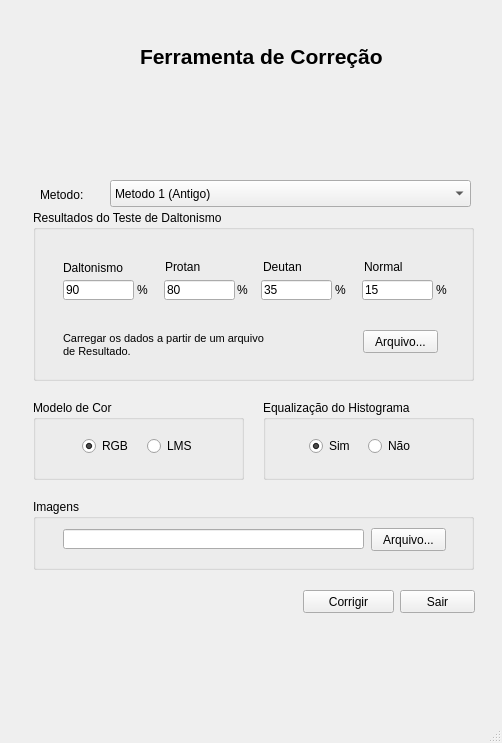
<?xml version="1.0" encoding="UTF-8"?>
<ui version="4.0">
 <class>CorrectApplicationGui</class>
 <widget class="QMainWindow" name="CorrectApplicationGui">
  <property name="geometry">
   <rect>
    <x>0</x>
    <y>0</y>
    <width>502</width>
    <height>743</height>
   </rect>
  </property>
  <property name="windowTitle">
   <string>Ferramenta de Correção</string>
  </property>
  <property name="windowIcon">
   <iconset>
    <normaloff>../../../Documents and Settings/JLee/Desktop/Icones/kview.png</normaloff>../../../Documents and Settings/JLee/Desktop/Icones/kview.png</iconset>
  </property>
  <widget class="QWidget" name="centralwidget">
   <widget class="QGroupBox" name="groupBox">
    <property name="geometry">
     <rect>
      <x>33</x>
      <y>210</y>
      <width>441</width>
      <height>171</height>
     </rect>
    </property>
    <property name="title">
     <string>Resultados do Teste de Daltonismo</string>
    </property>
    <widget class="QLineEdit" name="lineEdit_2">
     <property name="geometry">
      <rect>
       <x>30</x>
       <y>70</y>
       <width>71</width>
       <height>20</height>
      </rect>
     </property>
     <property name="text">
      <string>90</string>
     </property>
    </widget>
    <widget class="QLabel" name="label_2">
     <property name="geometry">
      <rect>
       <x>30</x>
       <y>50</y>
       <width>61</width>
       <height>16</height>
      </rect>
     </property>
     <property name="text">
      <string>Daltonismo</string>
     </property>
    </widget>
    <widget class="QLabel" name="label_3">
     <property name="geometry">
      <rect>
       <x>132</x>
       <y>50</y>
       <width>46</width>
       <height>14</height>
      </rect>
     </property>
     <property name="text">
      <string>Protan</string>
     </property>
    </widget>
    <widget class="QLabel" name="label_4">
     <property name="geometry">
      <rect>
       <x>230</x>
       <y>50</y>
       <width>46</width>
       <height>14</height>
      </rect>
     </property>
     <property name="text">
      <string>Deutan</string>
     </property>
    </widget>
    <widget class="QLineEdit" name="lineEdit_3">
     <property name="geometry">
      <rect>
       <x>131</x>
       <y>70</y>
       <width>71</width>
       <height>20</height>
      </rect>
     </property>
     <property name="text">
      <string>80</string>
     </property>
    </widget>
    <widget class="QLineEdit" name="lineEdit_4">
     <property name="geometry">
      <rect>
       <x>228</x>
       <y>70</y>
       <width>71</width>
       <height>20</height>
      </rect>
     </property>
     <property name="text">
      <string>35</string>
     </property>
    </widget>
    <widget class="QLineEdit" name="lineEdit_6">
     <property name="geometry">
      <rect>
       <x>329</x>
       <y>70</y>
       <width>71</width>
       <height>20</height>
      </rect>
     </property>
     <property name="text">
      <string>15</string>
     </property>
    </widget>
    <widget class="QLabel" name="label_5">
     <property name="geometry">
      <rect>
       <x>104</x>
       <y>72</y>
       <width>21</width>
       <height>16</height>
      </rect>
     </property>
     <property name="text">
      <string>%</string>
     </property>
    </widget>
    <widget class="QPushButton" name="pushButton">
     <property name="geometry">
      <rect>
       <x>330</x>
       <y>120</y>
       <width>75</width>
       <height>23</height>
      </rect>
     </property>
     <property name="text">
      <string>Arquivo...</string>
     </property>
    </widget>
    <widget class="QLabel" name="label_8">
     <property name="geometry">
      <rect>
       <x>30</x>
       <y>110</y>
       <width>291</width>
       <height>51</height>
      </rect>
     </property>
     <property name="text">
      <string notr="true">&lt;!DOCTYPE HTML PUBLIC &quot;-//W3C//DTD HTML 4.0//EN&quot; &quot;http://www.w3.org/TR/REC-html40/strict.dtd&quot;&gt;
&lt;html&gt;&lt;head&gt;&lt;meta name=&quot;qrichtext&quot; content=&quot;1&quot; /&gt;&lt;style type=&quot;text/css&quot;&gt;
p, li { white-space: pre-wrap; }
&lt;/style&gt;&lt;/head&gt;&lt;body style=&quot; font-family:'DejaVu Sans'; font-size:8pt; font-weight:400; font-style:normal;&quot;&gt;
&lt;p style=&quot; margin-top:0px; margin-bottom:0px; margin-left:0px; margin-right:0px; -qt-block-indent:0; text-indent:0px;&quot;&gt;Carregar&lt;span style=&quot; font-weight:600;&quot;&gt; &lt;/span&gt;os dados a partir de um arquivo&lt;/p&gt;
&lt;p style=&quot; margin-top:0px; margin-bottom:0px; margin-left:0px; margin-right:0px; -qt-block-indent:0; text-indent:0px;&quot;&gt;de Resultado.&lt;/p&gt;&lt;/body&gt;&lt;/html&gt;</string>
     </property>
     <property name="textFormat">
      <enum>Qt::RichText</enum>
     </property>
    </widget>
    <widget class="QLabel" name="label_6">
     <property name="geometry">
      <rect>
       <x>204</x>
       <y>72</y>
       <width>21</width>
       <height>16</height>
      </rect>
     </property>
     <property name="text">
      <string>%</string>
     </property>
    </widget>
    <widget class="QLabel" name="label_7">
     <property name="geometry">
      <rect>
       <x>302</x>
       <y>72</y>
       <width>21</width>
       <height>16</height>
      </rect>
     </property>
     <property name="text">
      <string>%</string>
     </property>
    </widget>
    <widget class="QLabel" name="label_9">
     <property name="geometry">
      <rect>
       <x>331</x>
       <y>50</y>
       <width>46</width>
       <height>14</height>
      </rect>
     </property>
     <property name="text">
      <string>Normal</string>
     </property>
    </widget>
    <widget class="QLabel" name="label_10">
     <property name="geometry">
      <rect>
       <x>403</x>
       <y>72</y>
       <width>21</width>
       <height>16</height>
      </rect>
     </property>
     <property name="text">
      <string>%</string>
     </property>
    </widget>
   </widget>
   <widget class="QGroupBox" name="groupBox_2">
    <property name="geometry">
     <rect>
      <x>33</x>
      <y>400</y>
      <width>211</width>
      <height>80</height>
     </rect>
    </property>
    <property name="title">
     <string>Modelo de Cor</string>
    </property>
    <widget class="QRadioButton" name="radioButton_3">
     <property name="geometry">
      <rect>
       <x>49</x>
       <y>37</y>
       <width>83</width>
       <height>18</height>
      </rect>
     </property>
     <property name="text">
      <string>RGB</string>
     </property>
     <property name="checked">
      <bool>true</bool>
     </property>
    </widget>
    <widget class="QRadioButton" name="radioButton_4">
     <property name="geometry">
      <rect>
       <x>114</x>
       <y>37</y>
       <width>83</width>
       <height>18</height>
      </rect>
     </property>
     <property name="text">
      <string>LMS</string>
     </property>
    </widget>
   </widget>
   <widget class="QGroupBox" name="groupBox_3">
    <property name="geometry">
     <rect>
      <x>263</x>
      <y>400</y>
      <width>211</width>
      <height>80</height>
     </rect>
    </property>
    <property name="title">
     <string>Equalização do Histograma</string>
    </property>
    <widget class="QRadioButton" name="radioButton_5">
     <property name="geometry">
      <rect>
       <x>46</x>
       <y>37</y>
       <width>83</width>
       <height>18</height>
      </rect>
     </property>
     <property name="text">
      <string>Sim</string>
     </property>
     <property name="checked">
      <bool>true</bool>
     </property>
    </widget>
    <widget class="QRadioButton" name="radioButton_6">
     <property name="geometry">
      <rect>
       <x>105</x>
       <y>37</y>
       <width>83</width>
       <height>18</height>
      </rect>
     </property>
     <property name="text">
      <string>Não</string>
     </property>
    </widget>
   </widget>
   <widget class="QGroupBox" name="groupBox_4">
    <property name="geometry">
     <rect>
      <x>33</x>
      <y>499</y>
      <width>441</width>
      <height>71</height>
     </rect>
    </property>
    <property name="title">
     <string>Imagens</string>
    </property>
    <widget class="QLineEdit" name="lineEdit_5">
     <property name="geometry">
      <rect>
       <x>30</x>
       <y>30</y>
       <width>301</width>
       <height>20</height>
      </rect>
     </property>
    </widget>
    <widget class="QPushButton" name="pushButton_2">
     <property name="geometry">
      <rect>
       <x>338</x>
       <y>29</y>
       <width>75</width>
       <height>23</height>
      </rect>
     </property>
     <property name="text">
      <string>Arquivo...</string>
     </property>
    </widget>
   </widget>
   <widget class="QPushButton" name="pushButton_3">
    <property name="geometry">
     <rect>
      <x>303</x>
      <y>590</y>
      <width>91</width>
      <height>23</height>
     </rect>
    </property>
    <property name="layoutDirection">
     <enum>Qt::LeftToRight</enum>
    </property>
    <property name="autoFillBackground">
     <bool>false</bool>
    </property>
    <property name="text">
     <string notr="true">Corrigir</string>
    </property>
   </widget>
   <widget class="QPushButton" name="pushButton_4">
    <property name="geometry">
     <rect>
      <x>400</x>
      <y>590</y>
      <width>75</width>
      <height>23</height>
     </rect>
    </property>
    <property name="text">
     <string>Sair</string>
    </property>
   </widget>
   <widget class="QLabel" name="label">
    <property name="geometry">
     <rect>
      <x>40</x>
      <y>10</y>
      <width>128</width>
      <height>128</height>
     </rect>
    </property>
    <property name="pixmap">
     <pixmap>../../../Documents and Settings/JLee/Desktop/Icones/kview.png</pixmap>
    </property>
    <property name="scaledContents">
     <bool>false</bool>
    </property>
   </widget>
   <widget class="QLabel" name="label_11">
    <property name="geometry">
     <rect>
      <x>140</x>
      <y>40</y>
      <width>331</width>
      <height>32</height>
     </rect>
    </property>
    <property name="font">
     <font>
      <family>Arial</family>
      <pointsize>16</pointsize>
      <weight>75</weight>
      <bold>true</bold>
      <stylestrategy>PreferDefault</stylestrategy>
     </font>
    </property>
    <property name="frameShape">
     <enum>QFrame::NoFrame</enum>
    </property>
    <property name="frameShadow">
     <enum>QFrame::Plain</enum>
    </property>
    <property name="text">
     <string>Ferramenta de Correção</string>
    </property>
    <property name="textFormat">
     <enum>Qt::PlainText</enum>
    </property>
   </widget>
   <widget class="QComboBox" name="metodo">
    <property name="geometry">
     <rect>
      <x>110</x>
      <y>180</y>
      <width>361</width>
      <height>27</height>
     </rect>
    </property>
    <item>
     <property name="text">
      <string>Metodo 1 (Antigo)</string>
     </property>
    </item>
    <item>
     <property name="text">
      <string>Metodo 2</string>
     </property>
    </item>
   </widget>
   <widget class="QLabel" name="label_12">
    <property name="geometry">
     <rect>
      <x>40</x>
      <y>186</y>
      <width>67</width>
      <height>17</height>
     </rect>
    </property>
    <property name="text">
     <string>Metodo:</string>
    </property>
   </widget>
  </widget>
  <widget class="QMenuBar" name="menubar">
   <property name="geometry">
    <rect>
     <x>0</x>
     <y>0</y>
     <width>502</width>
     <height>23</height>
    </rect>
   </property>
  </widget>
  <widget class="QStatusBar" name="statusbar"/>
 </widget>
 <resources/>
 <connections/>
</ui>
